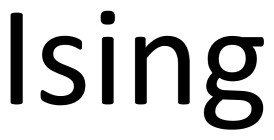
#> input picture reference/image_small.png, 274 x 140 px
$ python main_new.py   (older library calls are emulated)
#> lines starting #> are read from the running program, lines starting #| are printed output that depends on the picture
import matplotlib.pyplot as plt
import matplotlib.cm as cm
import numpy as np
import skimage.io

from model.IsingGridVaryingField import IsingGridVaryingField

# [45 lines left out: functions IsingDeNoise, make_comparison_plot, not called in this run]

def rgb2gray(rgb):
    return np.dot(rgb[...,:3], [0.299, 0.587, 0.114])

# [7 lines left out: function file_write, not called in this run]

def binary(image):
    mu = np.mean(image)

    for i in range(image.shape[0]):
        for j in range(image.shape[1]):
            if image[i, j] >= mu:
                image[i, j] = 1
            else:
                image[i, j] = -1
    return image

def Main():
    image = skimage.io.imread("../reference/image_small.png")
#> image is the input picture: shape (140, 274, 3); min 0, max 255, mean 201.2
    #image = skimage.io.imread("../resource/image.jpg")
    #image = rgb2gray(image)
    image = image[:, :].astype(np.int)
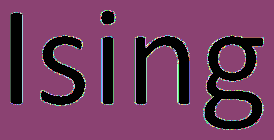
#> image: shape (140, 274, 3) int64; 251 distinct labels, from 0 to 255; one colour per label, 0 black
    image = binary(image)
#> in binary, `mu = np.mean(image)`: mu = 201.2
    # [4 lines of commented-out code are left out]
    fig, axes = plt.subplots(figsize=(10,6))
    axes.imshow(image, cmap=cm.gray, aspect="equal", interpolation="none", vmin=-1, vmax=1)
    plt.show()

    q = 0.9
    noise = np.random.random(size = image.size).reshape(image.shape) > q
    noisy = np.array(image)
    noisy[noise] = -noisy[noise]
    fig, axes = plt.subplots(figsize=(10,6))
    axes.imshow(noisy, cmap=cm.gray, aspect="equal", interpolation="none", vmin=-1, vmax=1)
    plt.show()

    avg = IsingDeNoise(noisy, 0.9)
    avg[avg >= 0] = 1
    avg[avg < 0] = -1
    avg = avg.astype(np.int)

    fig, axes = plt.subplots(ncols=2, figsize=(11,6))
    axes[0].imshow(avg, cmap=cm.gray, aspect="equal", interpolation="none", vmin=-1, vmax=1)
    axes[1].imshow(noisy, cmap=cm.gray, aspect="equal", interpolation="none", vmin=-1, vmax=1)
    plt.show()

if __name__ == "__main__":
#> (the run stopped early here; a loop or call above may not have finished)
